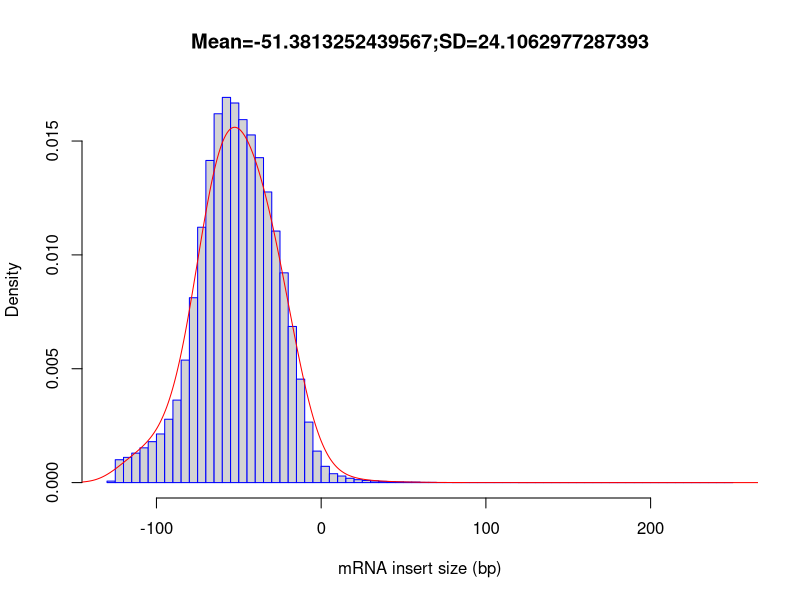

Source code (R):
out_file = 'SRR11647696_inner_distance'
pdf('SRR11647696_inner_distance.inner_distance_plot.pdf')
fragsize=rep(c(-247.5,-242.5,-237.5,-232.5,-227.5,-222.5,-217.5,-212.5,-207.5,-202.5,-197.5,-192.5,-187.5,-182.5,-177.5,-172.5,-167.5,-162.5,-157.5,-152.5,-147.5,-142.5,-137.5,-132.5,-127.5,-122.5,-117.5,-112.5,-107.5,-102.5,-97.5,-92.5,-87.5,-82.5,-77.5,-72.5,-67.5,-62.5,-57.5,-52.5,-47.5,-42.5,-37.5,-32.5,-27.5,-22.5,-17.5,-12.5,-7.5,-2.5,2.5,7.5,12.5,17.5,22.5,27.5,32.5,37.5,42.5,47.5,52.5,57.5,62.5,67.5,72.5,77.5,82.5,87.5,92.5,97.5,102.5,107.5,112.5,117.5,122.5,127.5,132.5,137.5,142.5,147.5,152.5,157.5,162.5,167.5,172.5,177.5,182.5,187.5,192.5,197.5,202.5,207.5,212.5,217.5,222.5,227.5,232.5,237.5,242.5,247.5),times=c(0,0,0,0,0,0,0,0,0,0,0,0,0,0,0,0,0,0,0,0,0,0,0,0,330,5017,5539,6468,7628,8981,10672,13907,18110,26886,40582,56054,70710,80964,84553,83329,79672,76314,71329,63799,55214,46044,34269,22714,13280,6912,3570,1951,1439,950,645,464,362,267,187,154,107,103,51,43,17,14,7,4,3,6,3,5,6,0,2,3,2,1,1,2,2,1,1,0,0,1,3,1,2,1,1,0,0,0,1,1,1,0,1,2))
frag_sd = sd(fragsize)
frag_mean = mean(fragsize)
frag_median = median(fragsize)
write(x=c("Name","Mean","Median","sd"), sep="	", file=stdout(),ncolumns=4)
write(c(out_file,frag_mean,frag_median,frag_sd),sep="	", file=stdout(),ncolumns=4)
hist(fragsize,probability=T,breaks=100,xlab="mRNA insert size (bp)",main=paste(c("Mean=",frag_mean,";","SD=",frag_sd),collapse=""),border="blue")
lines(density(fragsize,bw=10),col='red')
dev.off()
